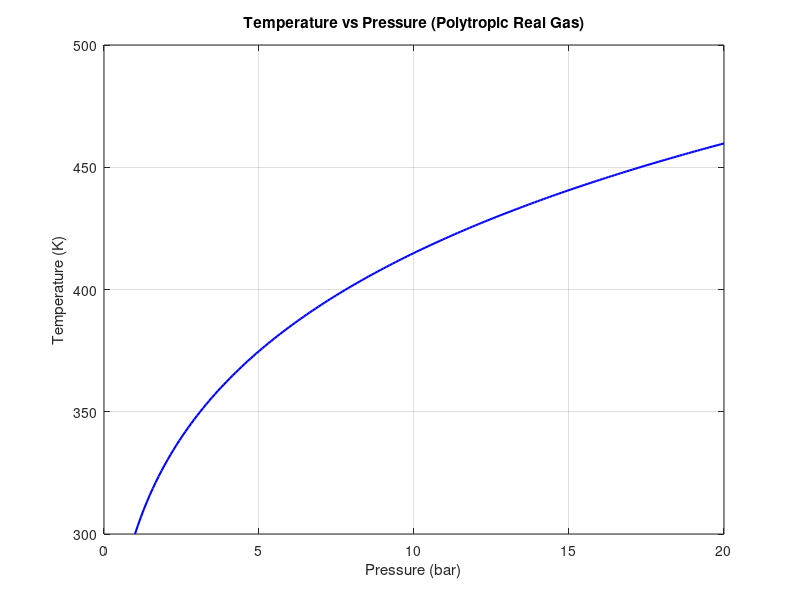

Reproduce this figure in MATLAB.
% Problem 3: Entropy in Compression with Real-Gas Effects

% Constants
Coeff_const = 1;
Coeff_P = 0.0008;
Coeff_T_inv = -120;
Poly_n = 1.28;
Cp_mass = 1.05; % kJ/kg.K
R_gas = 0.287;  % kJ/kg.K
Temp_inlet = 300;

Press_start = 1;
Press_end = 20;

%% 1. Solve for Temperature Profile T(P)
% Z factor function
Func_Z = @(P, T) Coeff_const + Coeff_P.*P + Coeff_T_inv./T;

% Differential equation dT/dP derived from Polytropic relation
% Derived from (1-n)lnP + n*lnZ + n*lnT = Const
dTdP_eqn = @(P, T) (Func_Z(P,T) .* T.^2 .* ( (Poly_n - 1)./P - Poly_n*Coeff_P./Func_Z(P,T) )) ./ ...
                   (Poly_n .* (Func_Z(P,T).*T - Coeff_T_inv));

% Define a high-resolution pressure grid for integration
Res_points = 200;
Press_grid = linspace(Press_start, Press_end, Res_points);

[Press_sol, Temp_sol] = ode45(dTdP_eqn, Press_grid, Temp_inlet);

figure(1)
plot(Press_sol, Temp_sol, 'b-', 'LineWidth', 1.5)
xlabel('Pressure (bar)')
ylabel('Temperature (K)')
title('Temperature vs Pressure (Polytropic Real Gas)')
grid on

%% 2. Compute Real Gas Entropy Change
% Calculate Z values along the path
Z_values = Func_Z(Press_sol, Temp_sol);

% Entropy change: ds = Cp*dT/T - R*Z*dP/P
% Integrating: Integral(Cp/T dT) - Integral(R*Z/P dP)
Term1_Real = trapz(Temp_sol, Cp_mass ./ Temp_sol);
Term2_Real = trapz(Press_sol, R_gas .* Z_values ./ Press_sol);

Delta_S_Real = Term1_Real - Term2_Real;

fprintf('Real Gas Entropy Change: %.6f kJ/kg-K\n', Delta_S_Real);

%% 3. Compute Ideal Gas Entropy Change
% Ideal case: ds = Cp*dT/T - R*dP/P (Z=1)
Term1_Ideal = trapz(Temp_sol, Cp_mass ./ Temp_sol);
Term2_Ideal = trapz(Press_sol, R_gas ./ Press_sol);

Delta_S_Ideal = Term1_Ideal - Term2_Ideal;

fprintf('Ideal Gas Entropy Change: %.6f kJ/kg-K\n', Delta_S_Ideal);

%% 4. Deviation Analysis
Deviation_pct = abs((Delta_S_Ideal - Delta_S_Real) / Delta_S_Ideal) * 100;
fprintf('Percent Deviation: %.4f%%\n', Deviation_pct);